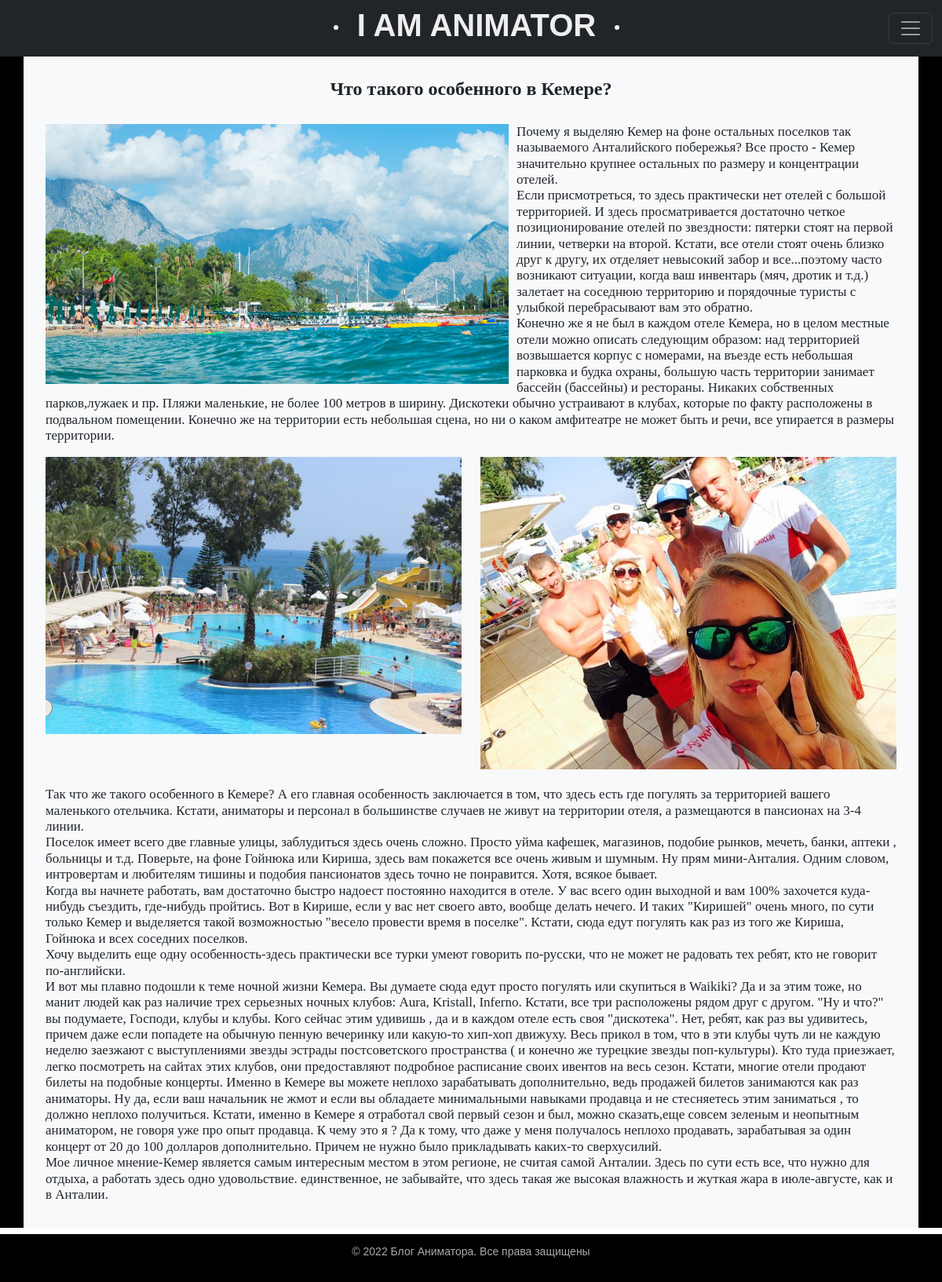
/kemer/, run on the app's committed database.
### blog/models.py (models this page shows)
class City(models.Model):
    title = models.CharField(max_length=100)
    content = models.TextField(blank=False)
    content_2part = models.TextField(blank=False, null=True)
    picture_1 = models.ImageField(upload_to='photos/%Y/%m/%d/', null=True)
    picture_2 = models.ImageField(upload_to='photos/%Y/%m/%d/', null=True)
    picture_3 = models.ImageField(upload_to='photos/%Y/%m/%d/', null=True)
    show_or_hide = models.BooleanField(default=True)
    class Meta:
        verbose_name = 'Рассказы о городах'
        verbose_name_plural = 'Рассказы о городах'

### blog/views.py (the view)
# urls.py: path('kemer/', cache_page(60)(Kemer.as_view()), name='kemer'),
class Kemer(MutualContext, ListView):
    model = City
    template_name = 'blog/kemer_info.html'
    context_object_name = 'kemer'
    def get_context_data(self, *, object_list=None, **kwargs):
        context_dict = super().get_context_data(**kwargs)
        mutual_context_dict = self.get_user_context(title='О Кемере')
        return dict(list(context_dict.items()) + list(mutual_context_dict.items()))
    def get_queryset(self):
        return City.objects.filter(pk=2)

### blog/utils.py (called while the page is built)
    def get_user_context(self, **kwargs):
        context = kwargs
        return context

### blog/templates/blog/kemer_info.html
{% extends 'blog/base.html' %}
{% block content %}
<div class="city_black_style">
<div class="container p-3 mb-2 bg-light text-dark">
    <br>
    <div class="container">
        <div class="row">
            {% for info in kemer %}
            <div class="col-xl-12 col-md-12 col-sm-12" align="left">
                <h4 align="center"><b>{{info.title}}</b></h4>
                <br>
                <img class="img-article-left" src="{{info.picture_1.url}}">
                <h5>{{info.content | linebreaks}}</h5>
            </div>
            <div class="col-xl-6 col-md-6 col-sm-6" align="center">
                <img src="{{info.picture_2.url}}" class="card-img-top" alt="...">
            </div>
            <div class="col-xl-6 col-md-6 col-sm-6" align="center">
                <img src="{{info.picture_3.url}}" class="card-img-top" alt="...">
            </div>
            <div class="col-xl-12 col-md-12 col-sm-12" align="left">
                <br>
                <h5>{{info.content_2part | linebreaks}}</h5>
            </div>
        </div>
    </div>
</div>
</div>
{% endfor %}
{% endblock %}

### blog/static/blog/css/styles.css (style rules this page uses)
html, body { font-family: 'Arial'; margin: 0; padding: 0; height: 100%; width: 100%; color: #000000; }
img { max-width: 600px; height: auto; }
img.img-article-left { height: auto; float: left; padding: 0 10px 10px 0; }
.content-text h5 { font-size: 17px; }
div.city_black_style { background: black; }

### data on the page
City: title "Что такого особенного в Кемере?", picture_1 (picture), content "Почему я выделяю Кемер на фоне остальных поселков так называемого Анталийского побережья? Все просто - Кемер значительно крупнее остальных по размеру и концентрации отелей. Если присмотреться, то здесь практически нет отелей с большой территорией. И здесь просматривается достаточно четкое позиционирование отелей по звездности: пятерки стоят на первой линии, четверки на второй. Кстати, все отели стоят очень близко друг к другу, их отделяет невысокий забор и все...поэтому часто возникают ситуации, когда ваш инвентарь (мяч, дротик и т.д.) залетает на соседнюю территорию и порядочные туристы с улыбкой перебрасывают вам это обратно. Конечно же я не был в каждом отеле Кемера, но в целом местные…", picture_2 (picture), picture_3 (picture), content_2part "Так что же такого особенного в Кемере? А его главная особенность заключается в том, что здесь есть где погулять за территорией вашего маленького отельчика. Кстати, аниматоры и персонал в большинстве случаев не живут на территории отеля, а размещаются в пансионах на 3-4 линии. Поселок имеет всего две главные улицы, заблудиться здесь очень сложно. Просто уйма кафешек, магазинов, подобие рынков, мечеть, банки, аптеки , больницы и т.д. Поверьте, на фоне Гойнюка или Кириша, здесь вам покажется все очень живым и шумным. Ну прям мини-Анталия. Одним словом, интровертам и любителям тишины и подобия пансионатов здесь точно не понравится. Хотя, всякое бывает. Когда вы начнете работать, вам достаточно…"
